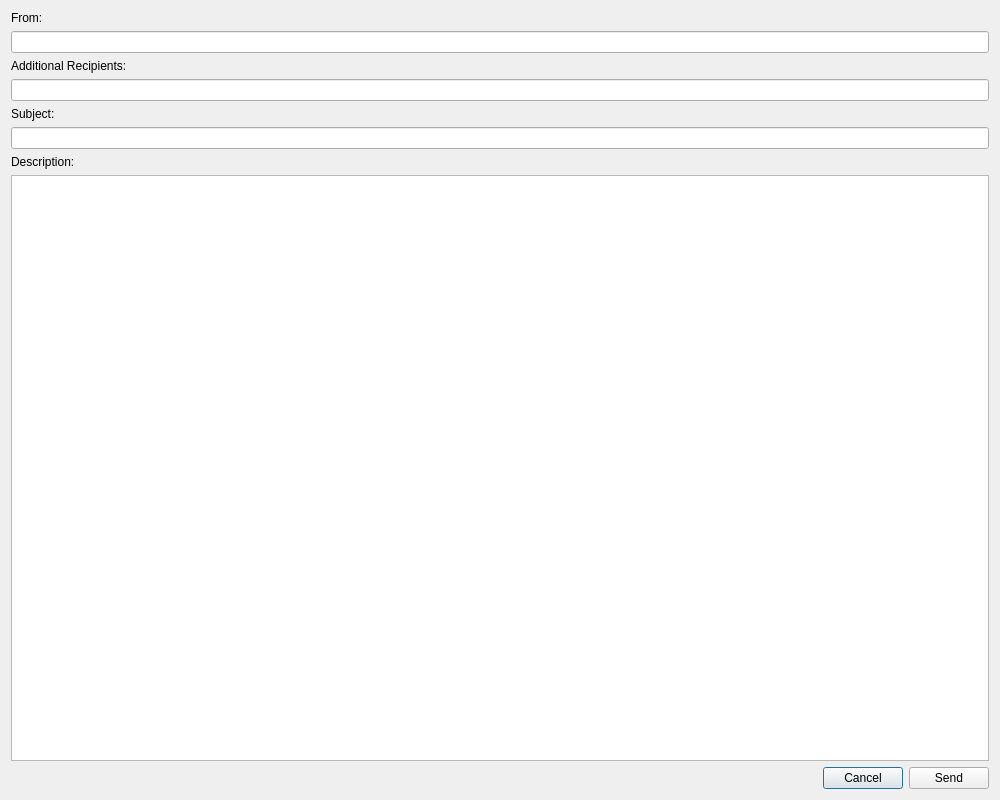
<?xml version="1.0" encoding="UTF-8"?>
<ui version="4.0">
 <class>email_bug_form</class>
 <widget class="QDialog" name="email_bug_form">
  <property name="windowModality">
   <enum>Qt::ApplicationModal</enum>
  </property>
  <property name="geometry">
   <rect>
    <x>0</x>
    <y>0</y>
    <width>1000</width>
    <height>800</height>
   </rect>
  </property>
  <property name="windowTitle">
   <string>Email Bug Form</string>
  </property>
  <layout class="QVBoxLayout" name="verticalLayout">
   <item>
    <widget class="QLabel" name="from_label">
     <property name="text">
      <string>From:</string>
     </property>
     <property name="buddy">
      <cstring>recipients_line_edit</cstring>
     </property>
    </widget>
   </item>
   <item>
    <widget class="QLineEdit" name="from_line_edit">
     <property name="toolTip">
      <string>Type your email, for example &quot;john.doe@company.com&quot;</string>
     </property>
    </widget>
   </item>
   <item>
    <widget class="QLabel" name="recipients_label">
     <property name="text">
      <string>Additional Recipients:</string>
     </property>
     <property name="buddy">
      <cstring>recipients_line_edit</cstring>
     </property>
    </widget>
   </item>
   <item>
    <widget class="QLineEdit" name="recipients_line_edit">
     <property name="toolTip">
      <string>Type something like &quot;john.doe@company.com,jean.dupont@company.com,...&quot;</string>
     </property>
     <property name="whatsThis">
      <string/>
     </property>
    </widget>
   </item>
   <item>
    <widget class="QLabel" name="subject_label">
     <property name="text">
      <string>Subject:</string>
     </property>
     <property name="buddy">
      <cstring>subject_line_edit</cstring>
     </property>
    </widget>
   </item>
   <item>
    <widget class="QLineEdit" name="subject_line_edit">
     <property name="toolTip">
      <string>Type a short description</string>
     </property>
    </widget>
   </item>
   <item>
    <widget class="QLabel" name="description_label">
     <property name="text">
      <string>Description:</string>
     </property>
     <property name="buddy">
      <cstring>description_plain_text_edit</cstring>
     </property>
    </widget>
   </item>
   <item>
    <widget class="QPlainTextEdit" name="description_plain_text_edit"/>
   </item>
   <item>
    <layout class="QHBoxLayout" name="horizontalLayout_2">
     <item>
      <spacer name="horizontalSpacer">
       <property name="orientation">
        <enum>Qt::Horizontal</enum>
       </property>
       <property name="sizeHint" stdset="0">
        <size>
         <width>40</width>
         <height>20</height>
        </size>
       </property>
      </spacer>
     </item>
     <item>
      <widget class="QPushButton" name="cancel_button">
       <property name="text">
        <string>Cancel</string>
       </property>
      </widget>
     </item>
     <item>
      <widget class="QPushButton" name="send_email_button">
       <property name="text">
        <string>Send</string>
       </property>
      </widget>
     </item>
    </layout>
   </item>
  </layout>
 </widget>
 <tabstops>
  <tabstop>subject_line_edit</tabstop>
  <tabstop>description_plain_text_edit</tabstop>
  <tabstop>send_email_button</tabstop>
 </tabstops>
 <resources/>
 <connections>
  <connection>
   <sender>cancel_button</sender>
   <signal>clicked()</signal>
   <receiver>email_bug_form</receiver>
   <slot>reject()</slot>
   <hints>
    <hint type="sourcelabel">
     <x>840</x>
     <y>979</y>
    </hint>
    <hint type="destinationlabel">
     <x>779</x>
     <y>976</y>
    </hint>
   </hints>
  </connection>
 </connections>
</ui>
